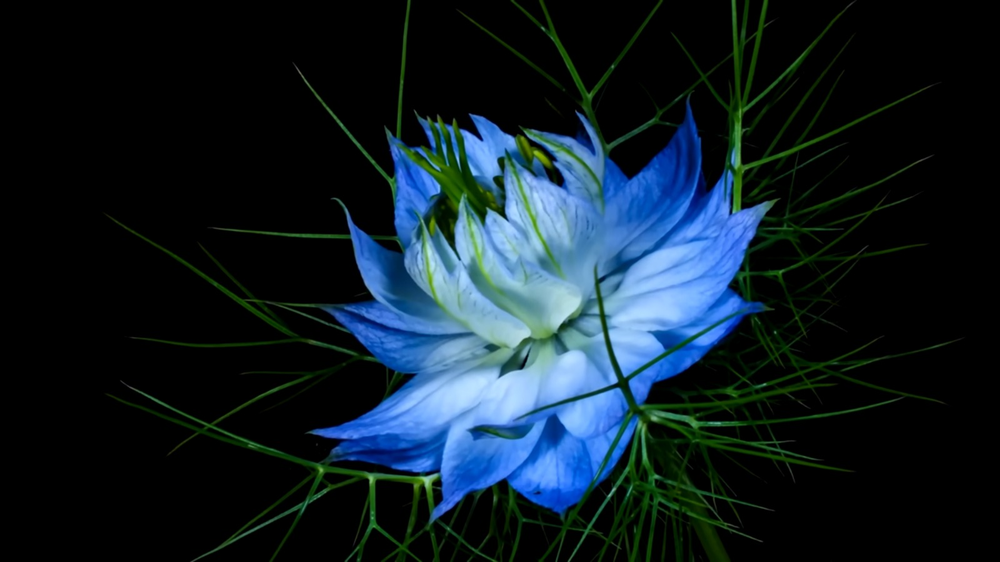
#> input picture Medio Curso/1._Umbral adaptativo/imagen a color.png, 1000 x 562 px, shrunk from 1600 x 900 before the run, found by its file name
$ python 9._Shifting_aba_a_arr.py
#> lines starting #> are read from the running program, lines starting #| are printed output that depends on the picture
import cv2
import numpy as np

# Lee la imagen
imagen = cv2.imread("imagen a color.png")
#> imagen is the input picture: shape (562, 1000, 3); mean B, G, R 39.6, 30.8, 16.3
if imagen is None:
    print("Error: No se pudo cargar la imagen. Asegúrate de que el archivo está en el directorio correcto.")
else:
    # Convertir la imagen a escala de grises
    gray_image = cv2.cvtColor(imagen, cv2.COLOR_BGR2GRAY)
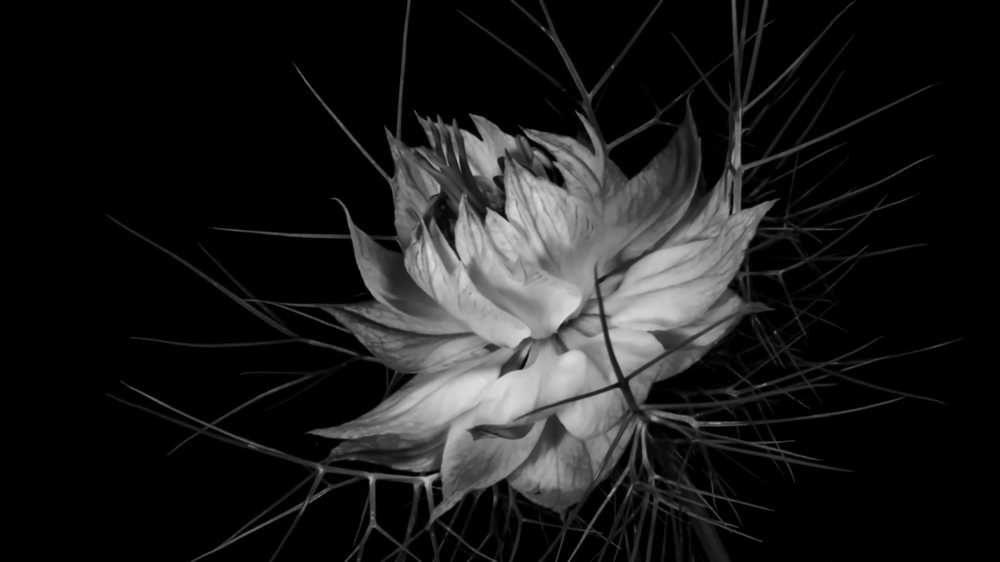
#> gray_image: shape (562, 1000); min 0, max 221, mean 27.5

    # Guardar la matriz de la imagen en escala de grises en un archivo CSV
    np.savetxt('Original_Shifting_aba_a_arr.csv', gray_image, delimiter=',', fmt='%d')
    print("La matriz de la imagen en escala de grises se ha guardado en 'Original_Shifting_aba_a_arr.csv'.")

    gray_copy = gray_image.copy()

    # Recorrer el arreglo de la imagen en escala de grises de abajo hacia arriba
    for i in range(gray_image.shape[0] - 2, -1, -1):  # Inicia desde la penúltima fila y va hacia arriba
        for j in range(gray_image.shape[1]):  # Recorre todas las columnas
            gray_copy[i][j] = gray_copy[i+1][j] / (gray_image[i+1][j] / gray_image[i][j])
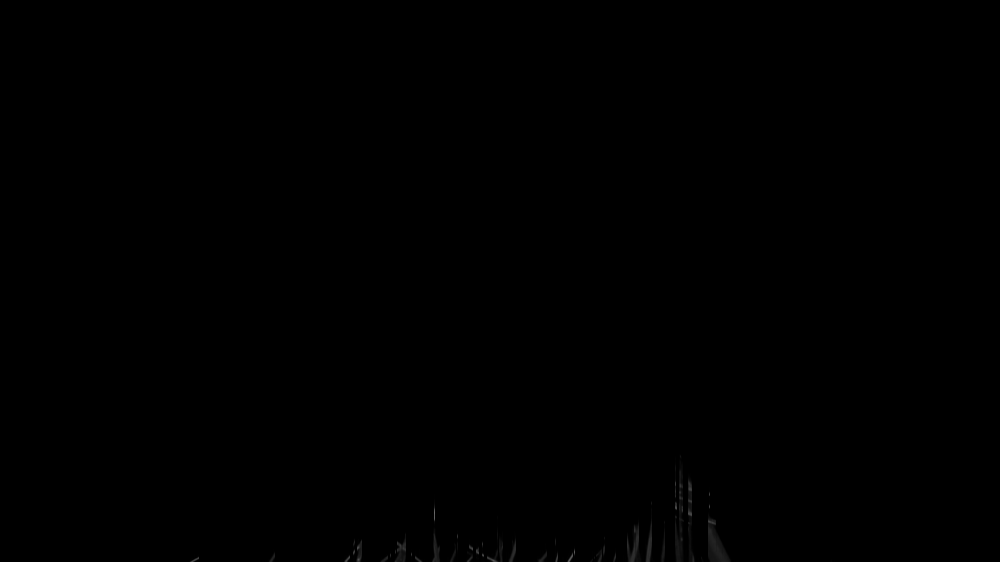
#> gray_copy: shape (562, 1000); min 0, max 104, mean 0.2

    np.savetxt('Shifting_aba_a_arr.csv', gray_copy, delimiter=',', fmt='%d')

    # Mostrar la imagen en blanco y negro
    cv2.imshow("Imagen a Blanco y negro", gray_image)
    cv2.imshow("shifting abajo a arriba", gray_copy)
    cv2.waitKey(0)
    cv2.destroyAllWindows()
    cv2.imwrite("shifting abajo a arriba.png", gray_copy)
